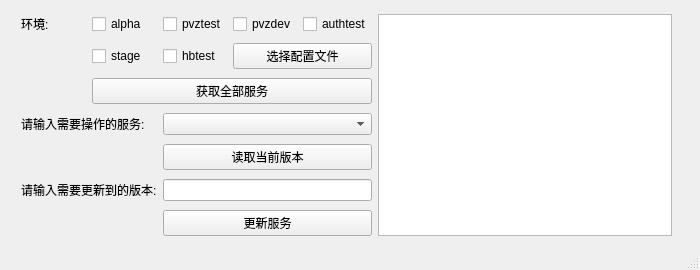
<?xml version="1.0" encoding="UTF-8"?>
<ui version="4.0">
 <class>k8s</class>
 <widget class="QMainWindow" name="k8s">
  <property name="geometry">
   <rect>
    <x>0</x>
    <y>0</y>
    <width>700</width>
    <height>270</height>
   </rect>
  </property>
  <property name="sizePolicy">
   <sizepolicy hsizetype="Minimum" vsizetype="Preferred">
    <horstretch>0</horstretch>
    <verstretch>0</verstretch>
   </sizepolicy>
  </property>
  <property name="minimumSize">
   <size>
    <width>700</width>
    <height>270</height>
   </size>
  </property>
  <property name="maximumSize">
   <size>
    <width>700</width>
    <height>270</height>
   </size>
  </property>
  <property name="windowTitle">
   <string>Kubernetes Client</string>
  </property>
  <widget class="QWidget" name="widget">
   <widget class="QWidget" name="layoutWidget">
    <property name="geometry">
     <rect>
      <x>21</x>
      <y>11</y>
      <width>651</width>
      <height>235</height>
     </rect>
    </property>
    <layout class="QGridLayout" name="gridLayout">
     <item row="1" column="3" colspan="2">
      <widget class="QPushButton" name="openFile">
       <property name="text">
        <string>选择配置文件</string>
       </property>
      </widget>
     </item>
     <item row="0" column="0">
      <widget class="QLabel" name="label">
       <property name="text">
        <string>环境:</string>
       </property>
       <property name="alignment">
        <set>Qt::AlignLeading|Qt::AlignLeft|Qt::AlignVCenter</set>
       </property>
      </widget>
     </item>
     <item row="0" column="1">
      <widget class="QCheckBox" name="alpha">
       <property name="text">
        <string>alpha</string>
       </property>
      </widget>
     </item>
     <item row="0" column="2">
      <widget class="QCheckBox" name="pvztest">
       <property name="text">
        <string>pvztest</string>
       </property>
      </widget>
     </item>
     <item row="0" column="3">
      <widget class="QCheckBox" name="pvzdev">
       <property name="text">
        <string>pvzdev</string>
       </property>
      </widget>
     </item>
     <item row="0" column="4">
      <widget class="QCheckBox" name="authtest">
       <property name="text">
        <string>authtest</string>
       </property>
      </widget>
     </item>
     <item row="0" column="5" rowspan="7">
      <widget class="QTextBrowser" name="view"/>
     </item>
     <item row="1" column="1">
      <widget class="QCheckBox" name="stage">
       <property name="text">
        <string>stage</string>
       </property>
      </widget>
     </item>
     <item row="1" column="2">
      <widget class="QCheckBox" name="hbtest">
       <property name="text">
        <string>hbtest</string>
       </property>
      </widget>
     </item>
     <item row="3" column="0" colspan="2">
      <widget class="QLabel" name="label_2">
       <property name="text">
        <string>请输入需要操作的服务:</string>
       </property>
       <property name="alignment">
        <set>Qt::AlignLeading|Qt::AlignLeft|Qt::AlignVCenter</set>
       </property>
      </widget>
     </item>
     <item row="5" column="0" colspan="2">
      <widget class="QLabel" name="label_4">
       <property name="text">
        <string>请输入需要更新到的版本:</string>
       </property>
       <property name="alignment">
        <set>Qt::AlignLeading|Qt::AlignLeft|Qt::AlignVCenter</set>
       </property>
      </widget>
     </item>
     <item row="4" column="2" colspan="3">
      <widget class="QPushButton" name="readVersion">
       <property name="text">
        <string>读取当前版本</string>
       </property>
      </widget>
     </item>
     <item row="5" column="2" colspan="3">
      <widget class="QLineEdit" name="toVersion"/>
     </item>
     <item row="6" column="2" colspan="3">
      <widget class="QPushButton" name="update">
       <property name="text">
        <string>更新服务</string>
       </property>
      </widget>
     </item>
     <item row="2" column="1" colspan="4">
      <widget class="QPushButton" name="getAllDeployment">
       <property name="text">
        <string>获取全部服务</string>
       </property>
      </widget>
     </item>
     <item row="3" column="2" colspan="3">
      <widget class="QComboBox" name="service"/>
     </item>
    </layout>
   </widget>
  </widget>
  <widget class="QStatusBar" name="statusbar"/>
 </widget>
 <resources/>
 <connections/>
</ui>
